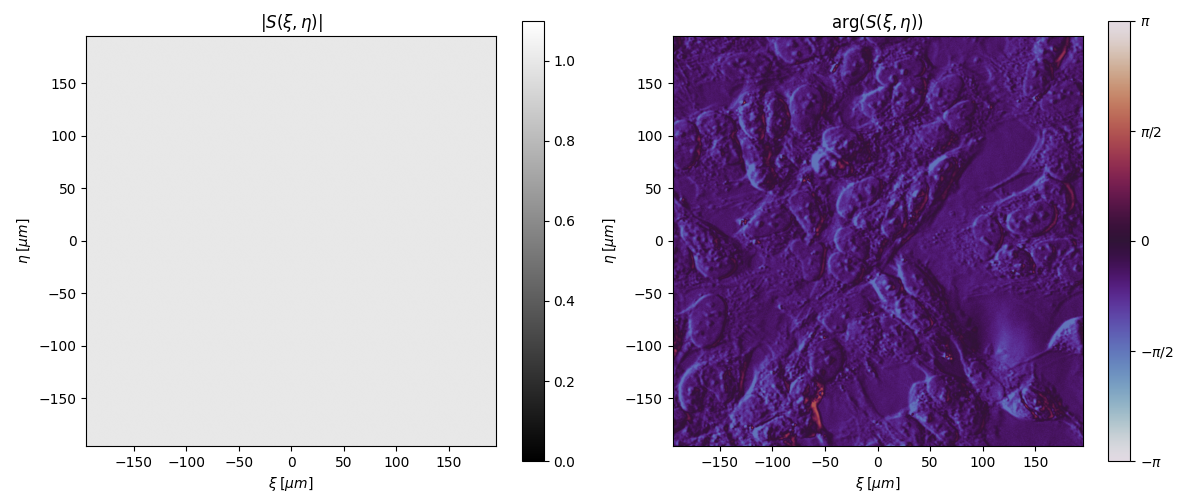

The Python source for this figure:
import numpy as np
import matplotlib.pyplot as plt
from Microscopio import microscopio, plano_pupila

#-------Parámetros Microscopio (todas las distancias en mm)-------
lamda = 533*1e-6  # mm
M = 20
F_TL = 200  # mm
F_MO = F_TL/M  # mm
Le = 0.390  # mm  -> 390 µm
Ln = 0.390  # mm  -> 390 µm
NA = 0.25
RPu = F_MO*np.tan(np.arcsin(NA))

#----------------------Definición del objeto----------------------
Sen = np.flipud(np.loadtxt(
    r"Practicas\Practica_03\MuestrasBio\MuestraBio_E05.csv",
    delimiter=",", dtype=complex
))

# Dimensiones en píxeles
N_eta, N_xi = Sen.shape

# Coordenadas físicas (en µm)
xi = np.linspace(-Le/2, Le/2, N_xi) * 1e3   # mm→µm
eta = np.linspace(-Ln/2, Ln/2, N_eta) * 1e3 # mm→µm

#----------------------Cálculo amplitud y fase---------------------
amplitud = np.abs(Sen)
fase = np.angle(Sen) / np.pi  # fase normalizada a π

plt.figure(figsize=(12, 5))

# ---------------------- Amplitud ----------------------
plt.subplot(1, 2, 1)
plt.imshow(amplitud, cmap='gray',
           extent=[xi.min(), xi.max(), eta.min(), eta.max()],
           origin='lower',     # <--- IMPORTANTE
           vmin=0, vmax=1.1)
plt.title(r"$|S(\xi,\eta)|$")
plt.xlabel(r"$\xi \; [\mu m]$")
plt.ylabel(r"$\eta \; [\mu m]$")
plt.colorbar()

# ---------------------- Fase ----------------------
plt.subplot(1, 2, 2)
im = plt.imshow(fase, cmap='twilight',
                extent=[xi.min(), xi.max(), eta.min(), eta.max()],
                origin='lower',    # <--- IMPORTANTE
                vmin=-np.pi/2, vmax=np.pi/2)

plt.title(r"$\arg(S(\xi,\eta))$")
plt.xlabel(r"$\xi \; [\mu m]$")
plt.ylabel(r"$\eta \; [\mu m]$")

cbar = plt.colorbar(im)
cbar.set_ticks([-1, -0.5, 0, 0.5, 1])
cbar.set_ticklabels([
    r"$-\pi$", r"$-\pi/2$", r"$0$", r"$\pi/2$", r"$\pi$"
])

plt.tight_layout()
plt.show()
